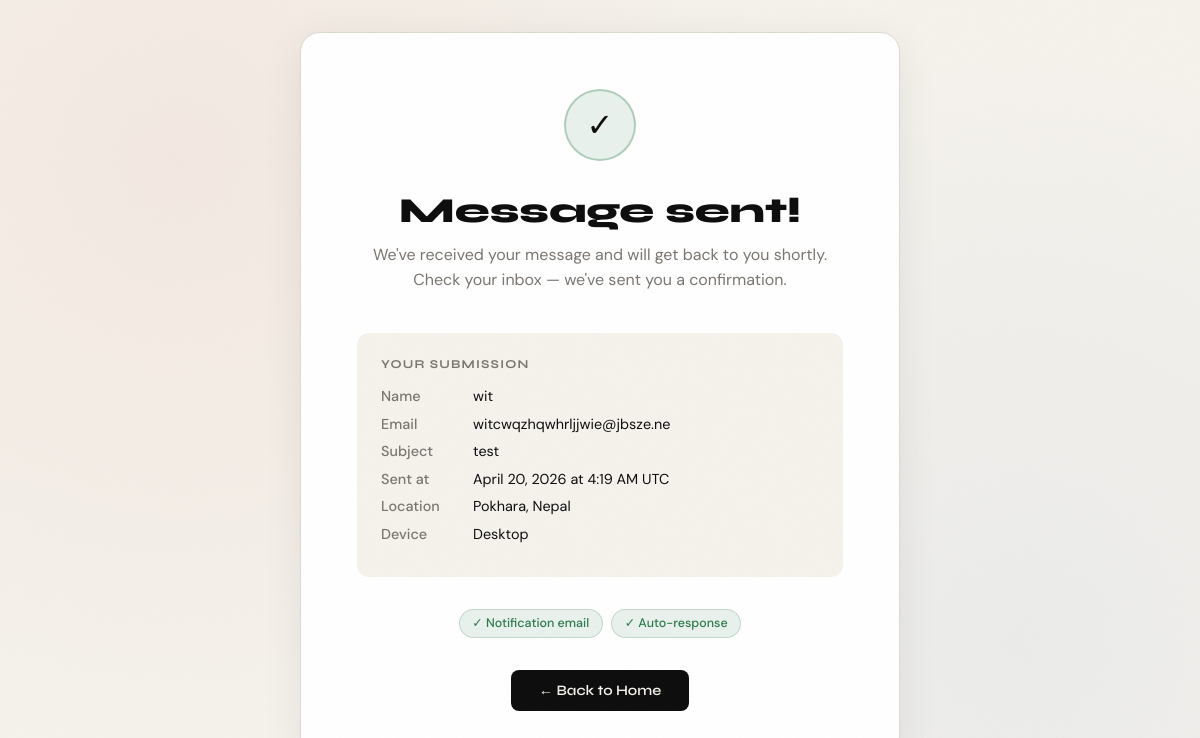
The page /contact/thank-you/ (signed in) on the database its author committed.
### contact/models.py (models this page shows, shortened)
class ContactSubmission(models.Model):
    owner = models.ForeignKey(
        settings.AUTH_USER_MODEL,
        on_delete=models.SET_NULL,
        related_name='contact_submissions',
        blank=True,
        null=True,
    )
    name = models.CharField(max_length=200)
    email = models.EmailField()
    subject = models.CharField(max_length=300)
    message = models.TextField()
    submitted_at = models.DateTimeField(auto_now_add=True)
    ip_address = models.GenericIPAddressField(null=True, blank=True)
    user_agent = models.TextField(blank=True)
    headers = models.TextField(blank=True, default='')
    raw_headers = models.TextField(blank=True, default='')
    latitude = models.DecimalField(max_digits=9, decimal_places=6, null=True, blank=True)
    longitude = models.DecimalField(max_digits=9, decimal_places=6, null=True, blank=True)
    city = models.CharField(max_length=100, blank=True)
    country = models.CharField(max_length=100, blank=True)
    device_type = models.CharField(max_length=50, blank=True)   # mobile / tablet / desktop
    honeypot = models.CharField(max_length=100, blank=True)
    is_spam = models.BooleanField(default=False)
    email_sent = models.BooleanField(default=False)
    autoresponse_sent = models.BooleanField(default=False)
    class Meta:
        ordering = ['-submitted_at']
        verbose_name = 'Contact Submission'
        verbose_name_plural = 'Contact Submissions'

### contact/views.py (the view)
# urls.py: path('thank-you/', views.thank_you_view, name='thank_you'),
def thank_you_view(request):
    submission_id = request.session.pop('submission_id', None)
    submission = None
    if submission_id:
        try:
            submission = ContactSubmission.objects.get(pk=submission_id)
        except ContactSubmission.DoesNotExist:
            pass
    return render(request, 'contact/thank_you.html', {'submission': submission})

### templates/contact/thank_you.html (shortened to what this page needs)
{% extends "base.html" %}
{% block content %}
<div class="ty-page">
  <div class="ty-card">
    <div class="check-circle">✓</div>
    <h1>Message sent!</h1>
    <p class="subtitle">
      We've received your message and will get back to you shortly.<br>
      Check your inbox — we've sent you a confirmation.
    </p>
    {% if submission %}
    <div class="summary">
      <h3>Your submission</h3>
      <div class="summary-row">
        <span class="key">Name</span>
        <span class="val">{{ submission.name }}</span>
      </div>
      <div class="summary-row">
        <span class="key">Email</span>
        <span class="val">{{ submission.email }}</span>
      </div>
      <div class="summary-row">
        <span class="key">Subject</span>
        <span class="val">{{ submission.subject }}</span>
      </div>
      <div class="summary-row">
        <span class="key">Sent at</span>
        <span class="val">{{ submission.submitted_at|date:"N j, Y" }} at {{ submission.submitted_at|time:"g:i A" }} UTC</span>
      </div>
      {% if submission.city or submission.country %}
      <div class="summary-row">
        <span class="key">Location</span>
        <span class="val">{{ submission.city }}{% if submission.city and submission.country %}, {% endif %}{{ submission.country }}</span>
      </div>
      {% endif %}
      {% if submission.device_type %}
      <div class="summary-row">
        <span class="key">Device</span>
        <span class="val">{{ submission.device_type|capfirst }}</span>
      </div>
      {% endif %}
    </div>
    <div class="delivery-badges">
      <span class="badge {% if submission.email_sent %}sent{% else %}pending{% endif %}">
        {% if submission.email_sent %}✓{% else %}⏳{% endif %} Notification email
      </span>
      <span class="badge {% if submission.autoresponse_sent %}sent{% else %}pending{% endif %}">
        {% if submission.autoresponse_sent %}✓{% else %}⏳{% endif %} Auto-response
      </span>
    </div>
    {% endif %}
    <a href="/" class="back-link">
      ← Back to Home
    </a>
  </div>
</div>
{% endblock %}

### templates/base.html (style rules this page uses)
:root { --ink: #0d0d0d; --paper: #f5f2ec; --accent: #c84b2f; --accent2: #2f6bc8; --muted: #7a7570; --border: #ddd8cf; --card: #ffffff; --success: #2a7a4b; }
*, *::before, *::after { box-sizing: border-box; margin: 0; padding: 0; }
html { scroll-behavior: smooth; }
body { font-family: 'DM Sans', sans-serif; background: var(--paper); color: var(--ink); min-height: 100vh; background-image: radial-gradient(circle at 15% 20%, rgba(200,75,47,0.06) 0%, transparent 50%), radial-gradient(circle at 85% 80%, rgba(47,107,200,0.05) 0%, transparent 50%); }
a { color: var(--accent); text-decoration: none; }
body::before { content: ''; position: fixed; inset: 0; pointer-events: none; opacity: 0.025; background-size: 200px 200px; z-index: 9999; }

### templates/contact/thank_you.html (style rules this page uses)
.ty-page { min-height: 100vh; display: flex; align-items: center; justify-content: center; padding: 2rem; }
.ty-card { background: var(--card); border: 1px solid var(--border); border-radius: 20px; padding: 3.5rem; max-width: 600px; width: 100%; text-align: center; box-shadow: 0 8px 40px rgba(0,0,0,0.07); animation: slideUp 0.5s cubic-bezier(0.22, 1, 0.36, 1) both; }
.check-circle { width: 72px; height: 72px; border-radius: 50%; background: rgba(42,122,75,0.1); border: 2px solid rgba(42,122,75,0.3); display: flex; align-items: center; justify-content: center; margin: 0 auto 1.75rem; font-size: 2rem; animation: pop 0.4s 0.3s cubic-bezier(0.34, 1.56, 0.64, 1) both; }
.ty-card h1 { font-family: 'Syne', sans-serif; font-weight: 800; font-size: 2.2rem; margin-bottom: 0.6rem; }
.ty-card .subtitle { color: var(--muted); font-size: 1rem; margin-bottom: 2.5rem; line-height: 1.6; }
.summary { background: var(--paper); border-radius: 12px; padding: 1.5rem; text-align: left; margin-bottom: 2rem; }
.summary h3 { font-family: 'Syne', sans-serif; font-size: 0.75rem; font-weight: 700; letter-spacing: 0.1em; text-transform: uppercase; color: var(--muted); margin-bottom: 1rem; }
.summary-row { display: flex; gap: 0.75rem; margin-bottom: 0.6rem; font-size: 0.9rem; align-items: baseline; }
.summary-row .key { font-weight: 500; min-width: 80px; color: var(--muted); flex-shrink: 0; }
.summary-row .val { color: var(--ink); word-break: break-word; }
.delivery-badges { display: flex; flex-wrap: wrap; gap: 0.5rem; justify-content: center; margin-bottom: 2rem; }
.badge { display: inline-flex; align-items: center; gap: 0.4rem; font-size: 0.78rem; font-weight: 500; padding: 0.35rem 0.8rem; border-radius: 20px; }
.badge.sent { background: rgba(42,122,75,0.1); color: var(--success); border: 1px solid rgba(42,122,75,0.2); }
.back-link { display: inline-flex; align-items: center; gap: 0.4rem; background: var(--ink); color: var(--paper); padding: 0.75rem 1.75rem; border-radius: 8px; font-family: 'Syne', sans-serif; font-weight: 600; font-size: 0.9rem; transition: background 0.2s; }

### rows shown on the page
ContactSubmission: name "wit", email "witcwqzhqwhrljjwie@jbsze.ne", subject "test", submitted_at "April 20, 2026", submitted_at "4:19 AM", city "Pokhara", country "Nepal", device_type "Desktop"
